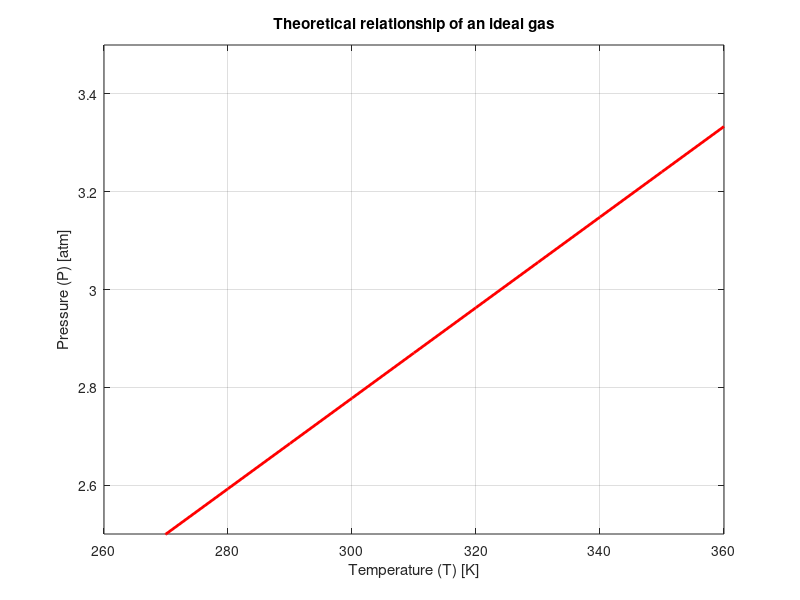

The MATLAB source for this figure:
% ICA 17-22
% Page - 711
% House keeping
clear
clc
close all % Closes all open windows

% Given values
V = 12;             % Volume [L]
P = 2.5;            % Pressure [atm]
MW = 28;            % Molecular Weight [g/mol]
T = 270;            % Temperature [K]
R = 0.08206;        % Constant

% We need the number of moles because
% the formula PV = nRT requires it
n = (P * V) / (R * T);

% Set a range for the values of x
xT = [ 260 : 10 : 360 ];

% Get another matrix with a range of values for P
P = ((n * R)/V) * xT;

figure('color', 'w');
plot(xT, P,'-r', 'LineWidth', 2);
grid on
title('Theoretical relationship of an ideal gas');
xlabel('Temperature (T) [K]');
ylabel('Pressure (P) [atm]');
axis([260 360 2.5 3.5]);